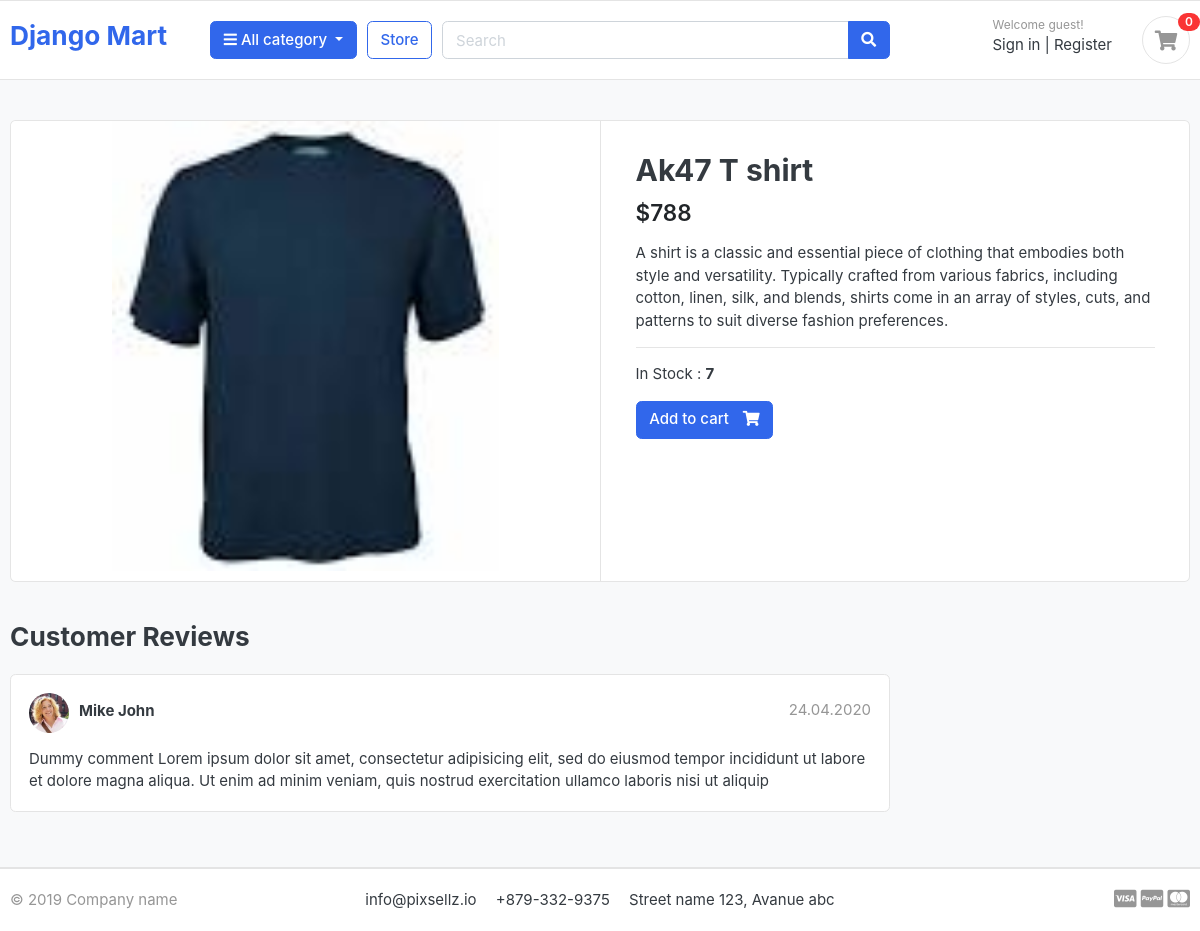
/store/category/ak47-t-shirt/t-shirt/, run on the app's committed database.
### store/models.py (models this page shows, shortened)
class Product(models.Model):
    product_name = models.CharField(max_length=100, unique=True)
    slug = models.SlugField(max_length=200, unique=True)
    description = models.TextField(max_length=500, blank=True)
    price = models.IntegerField()
    image = models.ImageField(upload_to='photos/products')
    stock = models.IntegerField()
    is_available = models.BooleanField(default=True)
    category = models.ForeignKey(Category, on_delete=models.CASCADE)
    created_date = models.DateTimeField(auto_now_add=True)
    modified_date = models.DateTimeField(auto_now=True)

### store/views.py (the view)
# urls.py: path('category/<slug:product_slug>/<slug:category_slug>/', views.product_detail, name='single_products'),
def product_detail(request,product_slug,category_slug):
    single_product=Product.objects.get(slug=product_slug,category__slug=category_slug)
    return render(request, 'store/product-detail.html',context={'product':single_product})

### store/templates/store/product-detail.html
{% extends 'base.html' %}
{% block body%}
<section class="section-content padding-y bg">
      <div class="container">
        <div class="card">
          <div class="row no-gutters">
            <aside class="col-md-6">
              <article class="gallery-wrap">
                <div class="img-big-wrap">
                  <a href="#"><img src="{{product.image.url}}" /></a>
                </div>
              </article>
            </aside>
            <main class="col-md-6 border-left">
              <article class="content-body">
                <h2 class="title">{{product.product_name}}</h2>
                <div class="mb-3">
                  <var class="price h4">${{product.price}}</var>
                </div>
                <p>
                  {{product.description}}
                </p>
                <hr />
                <p>
                  In Stock : <b>{{product.stock}}</b>
                </p>
                  <a href="{% url 'add_to_cart' product_id=product.id %}" class="btn btn-primary">
                    <span class="text">Add to cart</span>
                    <i class="fas fa-shopping-cart"></i>
                  </a>
              </article>
            </main>
          </div>
        </div>
        <br />
        <div class="row">
          <div class="col-md-9">
            <header class="section-heading">
              <h3>Customer Reviews</h3>
            </header>
            <article class="box mb-3">
              <div class="icontext w-100">
                <img
                  src="./images/avatars/avatar1.jpg"
                  class="img-xs icon rounded-circle"
                />
                <div class="text">
                  <span class="date text-muted float-md-right"
                    >24.04.2020
                  </span>
                  <h6 class="mb-1">Mike John</h6>
                </div>
              </div>
              <div class="mt-3">
                <p>
                  Dummy comment Lorem ipsum dolor sit amet, consectetur
                  adipisicing elit, sed do eiusmod tempor incididunt ut labore
                  et dolore magna aliqua. Ut enim ad minim veniam, quis nostrud
                  exercitation ullamco laboris nisi ut aliquip
                </p>
              </div>
            </article>
          </div>
        </div>
      </div>
    </section>
{% endblock %}

### static/css/ui.css (style rules this page uses)
html { font-family: "Inter", sans-serif; font-size: 15px; }
.content-body { flex: 1 1 auto; padding: 2rem 2.3rem; }
.img-xs, .img-sm, .img-md, .img-lg { -o-object-fit: cover; object-fit: cover; flex-shrink: 0; flex-grow: 0; }
.img-xs { width: 40px; height: 40px; }
.padding-y { padding-top: 40px; padding-bottom: 40px; }
var { font-style: normal; }
article:after, .form-group:after { display: block; clear: both; content: ""; }
.bg { background-color: #f8f9fa; }
.section-heading { margin-bottom: 20px; margin-top: 15px; }
p:last-child { margin-bottom: 0; }
.btn .text + i { margin-left: 10px; }
.icontext { display: inline-flex; align-items: center; vertical-align: middle; }
.icontext .text { width: 100%; line-height: 1.2; }
.icontext .icon { position: relative; margin-right: 10px; flex-shrink: 0; flex-grow: 0; }
.price { font-weight: 600; color: #212529; }
.box { padding: 18px; background: #fff; border-radius: 0.37rem; border: 1px solid #e4e4e4; }
.box img { max-width: 100%; }
.gallery-wrap .img-big-wrap { margin-bottom: 10px; border-radius: 0.37rem; overflow: hidden; background-color: #fff; }
.gallery-wrap .img-big-wrap a { text-align: center; display: block; }
.gallery-wrap .img-big-wrap img { height: 450px; width: auto; display: inline-block; }

### data on the page
Product: image (picture), product_name "Ak47 T shirt", price "788", description "A shirt is a classic and essential piece of clothing that embodies both style and versatility. Typically crafted from various fabrics, including cotton, linen, silk, and blends, shirts come in an array of styles, cuts, and patterns to suit diverse fashion preferences.", stock "7"
